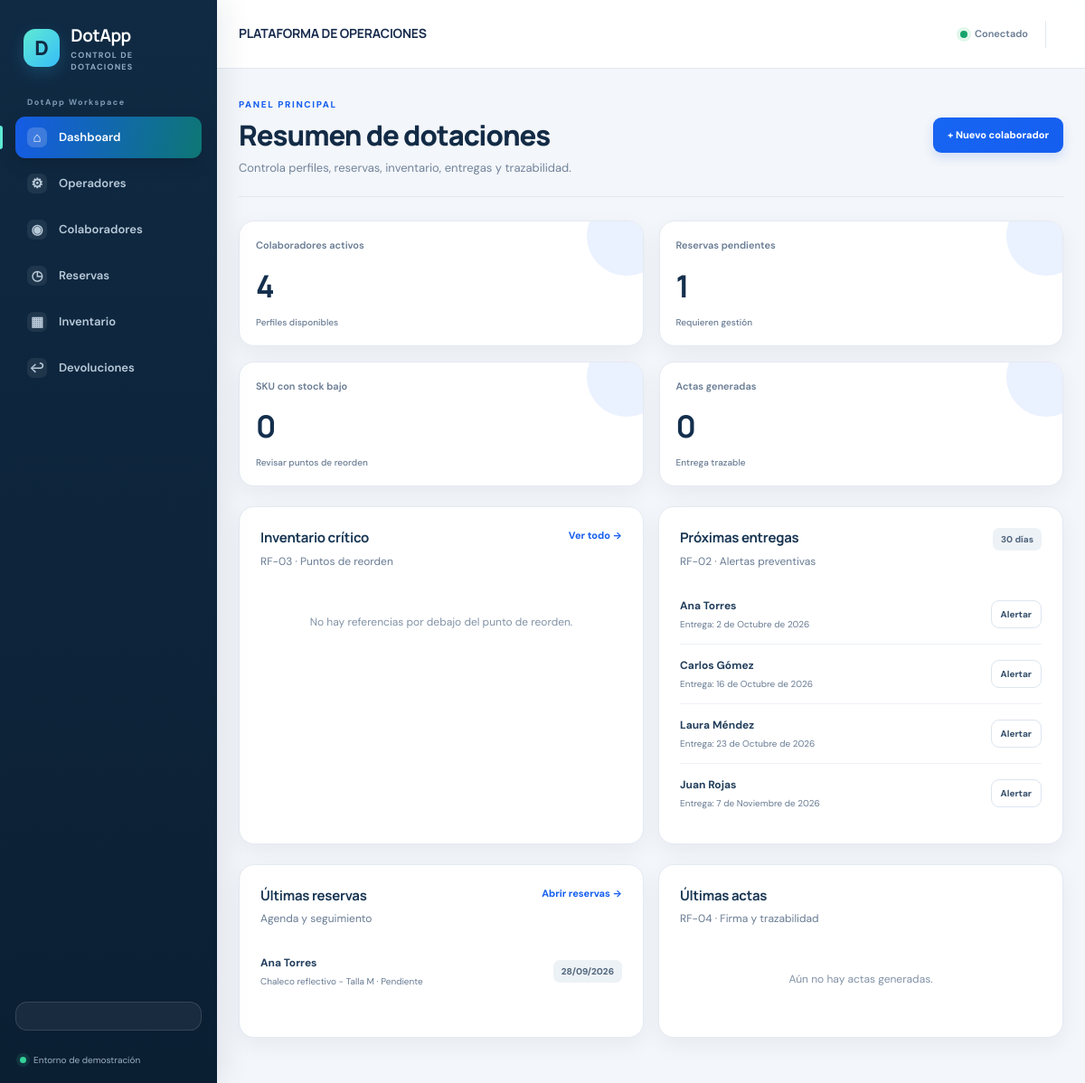
The page / on the database its author committed.
### gestion_dotaciones/models.py (models this page shows, shortened)
class Perfil(models.Model):
    usuario = models.OneToOneField(Usuario, on_delete=models.CASCADE, related_name='perfil')
    talla_vestido = models.CharField(max_length=10, default='M')
    talla_calzado = models.CharField(max_length=10, default='40')
    preferencia_ergonomica = models.CharField(max_length=100, blank=True)
    requerimientos = models.TextField(blank=True)
    proxima_entrega = models.DateField(null=True, blank=True)

class Usuario(models.Model):
    nombre = models.CharField(max_length=100)
    email = models.EmailField(unique=True)
    cargo = models.CharField(max_length=100, default='Colaborador')
    activo = models.BooleanField(default=True)
    fecha_contratacion = models.DateField()
    class Meta:
        ordering = ['nombre']

class Reserva(models.Model):
    ESTADOS = [
        ('pendiente', 'Pendiente'),
        ('confirmada', 'Confirmada'),
        ('entregada', 'Entregada'),
        ('cancelada', 'Cancelada'),
    ]
    usuario = models.ForeignKey(Usuario, on_delete=models.CASCADE, related_name='reservas')
    dotacion = models.ForeignKey(Dotacion, on_delete=models.CASCADE, related_name='reservas')
    fecha_reserva = models.DateTimeField(default=timezone.now)
    fecha_programada = models.DateField(null=True, blank=True)
    fecha_confirmacion = models.DateTimeField(null=True, blank=True)
    estado = models.CharField(max_length=20, choices=ESTADOS, default='pendiente')
    observaciones = models.TextField(blank=True)
    class Meta:
        ordering = ['-fecha_reserva']

class Dotacion(models.Model):
    sku = models.CharField(max_length=30, unique=True, default='SKU-PENDIENTE')
    nombre = models.CharField(max_length=100)
    tipo = models.CharField(max_length=50)
    talla = models.CharField(max_length=10, blank=True)
    punto_reorden = models.PositiveIntegerField(default=5)
    class Meta:
        ordering = ['nombre', 'talla']
    def __str__(self):
        label = self.nombre
        if self.talla:
            label += f' - Talla {self.talla}'
        return label
    @property
    def stock_total(self):
        return self.inventarios.aggregate(total=models.Sum('cantidad'))['total'] or 0

### gestion_dotaciones/views.py (the view)
# urls.py: path('', views.dashboard, name='dashboard'),
def dashboard(request):
    hoy = timezone.localdate()
    proximos_30 = hoy + timedelta(days=30)
    usuarios = Usuario.objects.filter(activo=True)
    reservas_pendientes = Reserva.objects.filter(estado='pendiente').count()
    reservas_recientes = Reserva.objects.select_related('usuario', 'dotacion')[:5]
    alerta_dotacion = Dotacion.objects.first()
    stock_bajo = [item for item in Dotacion.objects.all() if item.stock_total <= item.punto_reorden]
    alertas = AlertaPreventiva.objects.select_related('usuario', 'dotacion')[:6]
    entregas = Entrega.objects.select_related('reserva__usuario', 'reserva__dotacion')[:6]
    perfiles_sin_fecha = Perfil.objects.filter(proxima_entrega__isnull=False, proxima_entrega__lte=proximos_30).select_related('usuario')
    return render(request, 'gestion_dotaciones/dashboard.html', {
        'usuarios_count': usuarios.count(),
        'operadores_count': Operador.objects.filter(activo=True).count(),
        'reservas_pendientes': reservas_pendientes,
        'reservas': reservas_recientes,
        'alerta_dotacion': alerta_dotacion,
        'stock_bajo_count': len(stock_bajo),
        'actas_count': Entrega.objects.count(),
        'alertas': alertas,
        'entregas': entregas,
        'stock_bajo': stock_bajo[:5],
        'entregas_proximas': perfiles_sin_fecha[:5],
    })

### gestion_dotaciones/templates/gestion_dotaciones/dashboard.html (shortened to what this page needs)
{% extends 'gestion_dotaciones/base.html' %}
{% block content %}
<div class="page-head"><div><span class="eyebrow">Panel principal</span><h1>Resumen de dotaciones</h1><p>Controla perfiles, reservas, inventario, entregas y trazabilidad.</p></div><a class="btn btn-primary" href="{% url 'crear_usuario' %}">+ Nuevo colaborador</a></div>
<div class="cards-4">
  <div class="stat-card"><span>Colaboradores activos</span><strong>{{ usuarios_count }}</strong><small>Perfiles disponibles</small></div>
  <div class="stat-card"><span>Reservas pendientes</span><strong>{{ reservas_pendientes }}</strong><small>Requieren gestión</small></div>
  <div class="stat-card"><span>SKU con stock bajo</span><strong>{{ stock_bajo_count }}</strong><small>Revisar puntos de reorden</small></div>
  <div class="stat-card"><span>Actas generadas</span><strong>{{ actas_count }}</strong><small>Entrega trazable</small></div>
</div>
<div class="grid-2">
  <article class="panel"><div class="panel-head"><div><h2>Inventario crítico</h2><p>RF-03 · Puntos de reorden</p></div><a href="{% url 'inventario' %}">Ver todo →</a></div>{% if stock_bajo %}<div class="compact-list">{% for item in stock_bajo %}<div><div><strong>{{ item.nombre }}</strong><small>SKU {{ item.sku }} · stock {{ item.stock_total }}</small></div><span class="badge danger">Comprar {{ item.sugerencia_compra }}</span></div>{% endfor %}</div>{% else %}<div class="empty">No hay referencias por debajo del punto de reorden.</div>{% endif %}</article>
  <article class="panel"><div class="panel-head"><div><h2>Próximas entregas</h2><p>RF-02 · Alertas preventivas</p></div><span class="badge">30 días</span></div>{% if entregas_proximas and alerta_dotacion %}<div class="compact-list">{% for perfil in entregas_proximas %}<div><div><strong>{{ perfil.usuario.nombre }}</strong><small>Entrega: {{ perfil.proxima_entrega }}</small></div><a class="btn btn-ghost btn-sm" href="{% url 'emitir_alerta_preventiva' perfil.usuario.id alerta_dotacion.id %}">Alertar</a></div>{% endfor %}</div>{% else %}<div class="empty">No hay entregas configuradas dentro de los próximos 30 días.</div>{% endif %}</article>
</div>
<div class="grid-2">
  <article class="panel"><div class="panel-head"><div><h2>Últimas reservas</h2><p>Agenda y seguimiento</p></div><a href="{% url 'listar_reservas' %}">Abrir reservas →</a></div>{% if reservas %}<div class="compact-list">{% for reserva in reservas %}<div><div><strong>{{ reserva.usuario.nombre }}</strong><small>{{ reserva.dotacion }} · {{ reserva.get_estado_display }}</small></div><span class="badge">{{ reserva.fecha_reserva|date:'d/m/Y' }}</span></div>{% endfor %}</div>{% else %}<div class="empty">Aún no hay reservas registradas.</div>{% endif %}</article>
  <article class="panel"><div class="panel-head"><div><h2>Últimas actas</h2><p>RF-04 · Firma y trazabilidad</p></div></div>{% if entregas %}<div class="compact-list">{% for entrega in entregas %}<div><div><strong>{{ entrega.acta_numero }}</strong><small>{{ entrega.reserva.usuario.nombre }} · {{ entrega.reserva.dotacion }}</small></div><a href="{% url 'acta_pdf' entrega.id %}" class="btn btn-ghost btn-sm">PDF</a></div>{% endfor %}</div>{% else %}<div class="empty">Aún no hay actas generadas.</div>{% endif %}</article>
</div>
{% endblock %}

### gestion_dotaciones/templates/gestion_dotaciones/base.html (shortened to what this page needs)
{% load static %}
<!DOCTYPE html>
<html lang="es">
<head>
  <link rel="stylesheet" href="{% static 'gestion_dotaciones/css/styles.css' %}">
</head>
<body>
<div class="app-shell">
  <aside class="sidebar">
    <div class="brand"><span class="brand-mark">D</span><div><strong>DotApp</strong><small>CONTROL DE DOTACIONES</small></div></div>
    <div class="nav-caption"><strong>DotApp Workspace</strong></div>
    <nav>
      <a class="nav-link {% if request.resolver_match.url_name == 'dashboard' %}active{% endif %}" href="{% url 'dashboard' %}"><span class="nav-icon">⌂</span><span>Dashboard</span></a>
      <a class="nav-link {% if 'operador' in request.resolver_match.url_name|default:'' %}active{% endif %}" href="{% url 'listar_operadores' %}"><span class="nav-icon">⚙</span><span>Operadores</span></a>
      <a class="nav-link " href="{% url 'listar_colaboradores' %}"><span class="nav-icon">◉</span><span>Colaboradores</span></a>
      <a class="nav-link " href="{% url 'listar_reservas' %}"><span class="nav-icon">◷</span><span>Reservas</span></a>
      <a class="nav-link {% if request.resolver_match.url_name == 'inventario' %}active{% endif %}" href="{% url 'inventario' %}"><span class="nav-icon">▦</span><span>Inventario</span></a>
      <a class="nav-link {% if request.resolver_match.url_name == 'devoluciones' %}active{% endif %}" href="{% url 'devoluciones' %}"><span class="nav-icon">↩</span><span>Devoluciones</span></a>
    </nav>
    <div class="sidebar-note"></div><div class="sidebar-footer"><span class="status-dot"></span><span>Entorno de demostración</span></div>
  </aside>
  <main class="main">
    <header class="topbar">
      <div class="topbar-context">
        <strong class="topbar-title">PLATAFORMA DE OPERACIONES</strong>
      </div>
      <div class="topbar-right">
        <div class="topbar-status"><span id="networkDot" class="network-dot"></span><span id="networkText">Conectado</span></div>
      </div>
    </header>
    <section class="content">{% block content %}{% endblock %}</section>
  </main>
</div>
</body>
</html>

### rows shown on the page
Perfil: usuario.nombre "Ana Torres", proxima_entrega "2 de Octubre de 2026"
Perfil: usuario.nombre "Carlos Gómez", proxima_entrega "16 de Octubre de 2026"
Perfil: usuario.nombre "Laura Méndez", proxima_entrega "23 de Octubre de 2026"
Perfil: usuario.nombre "Juan Rojas", proxima_entrega "7 de Noviembre de 2026"
Reserva: usuario.nombre "Ana Torres", dotacion "Chaleco reflectivo - Talla M", estado "Pendiente", fecha_reserva "28/09/2026"

### other values the page prints
{{ usuarios_count }} "4"
{{ reservas_pendientes }} "1"
{{ stock_bajo_count }} "0"
{{ actas_count }} "0"
